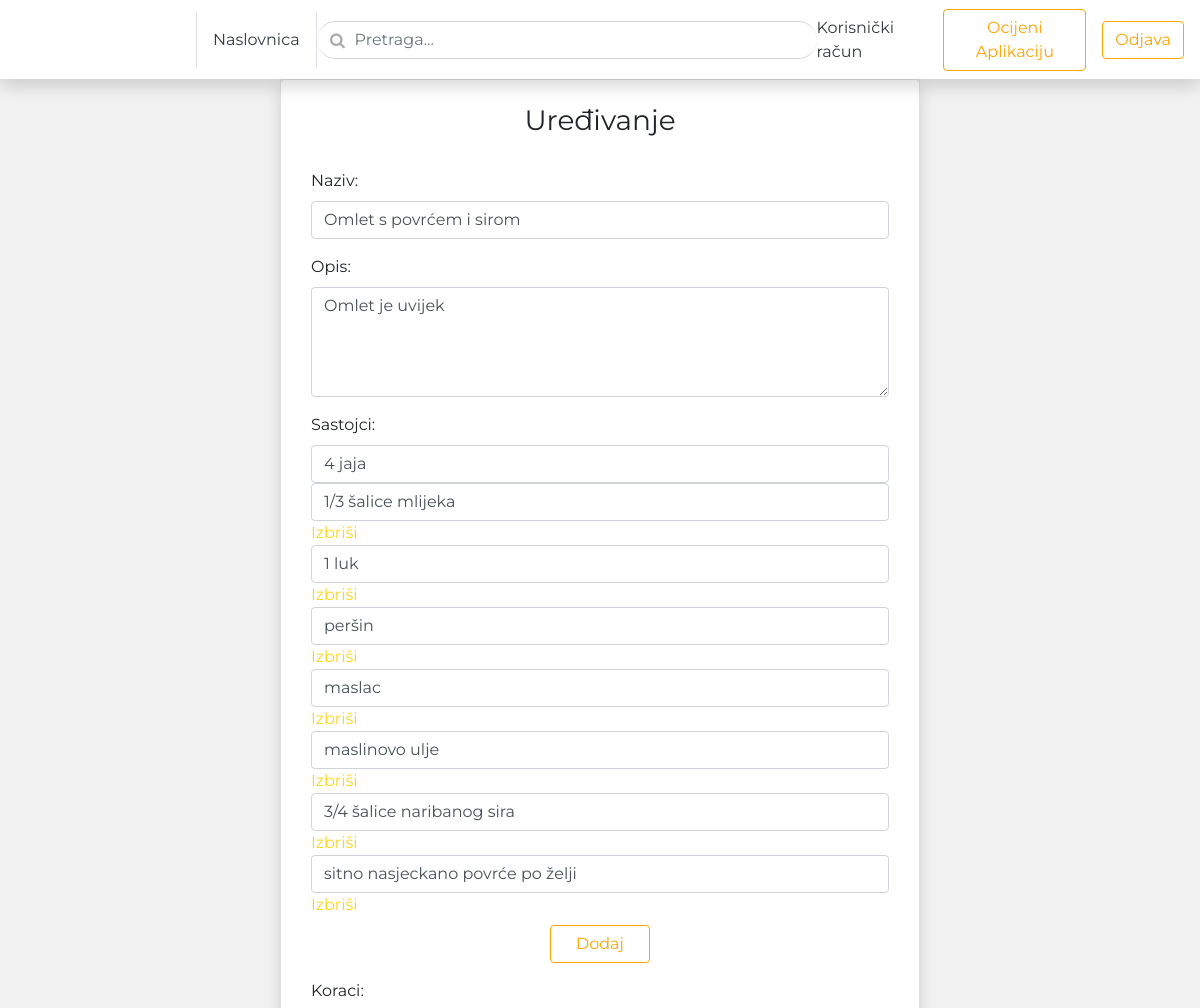
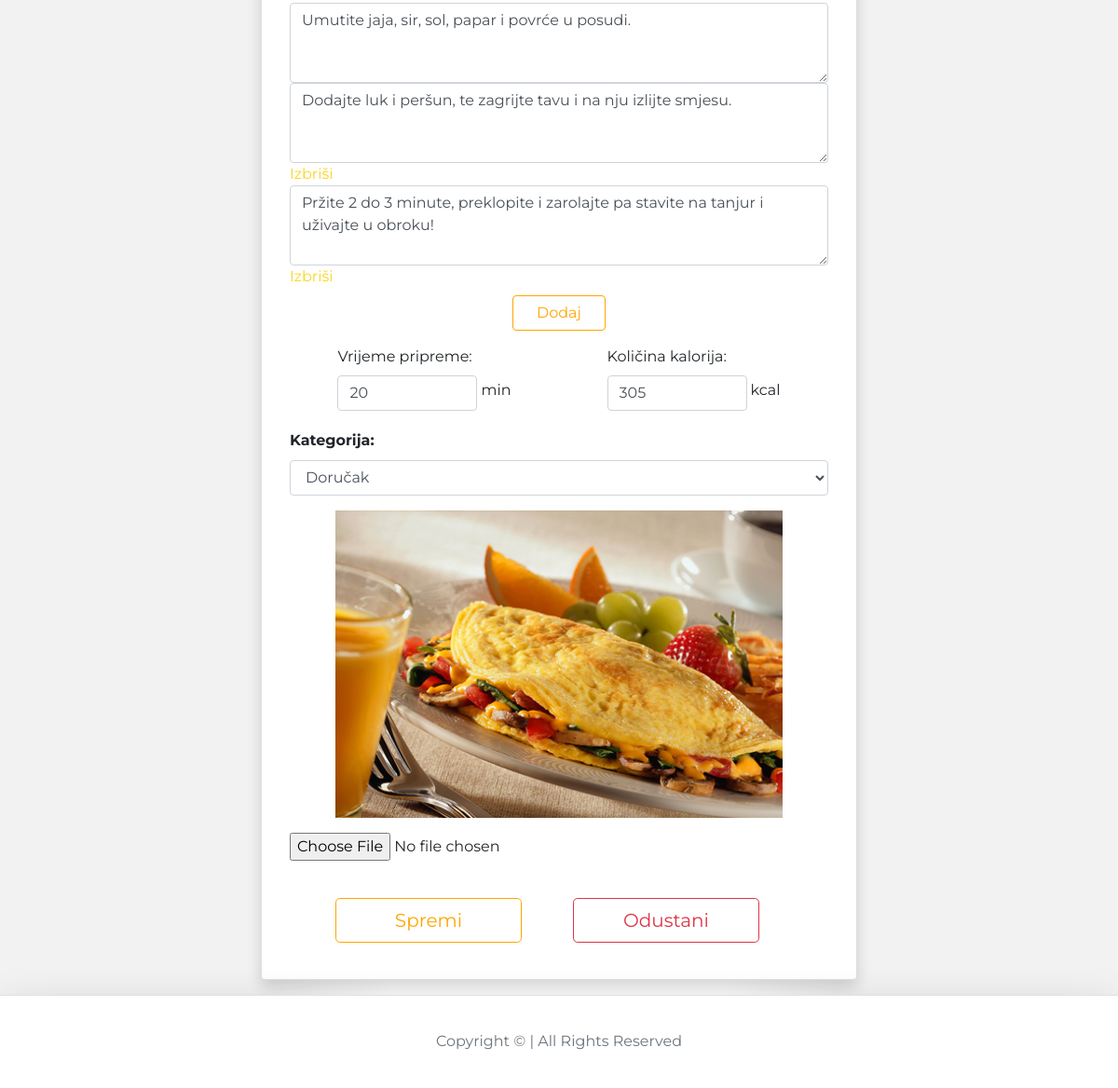
Page /blog/admin-omlet-s-povrcem-i-sirom/edit (signed in) on the committed database (2 pictures, top to bottom).
### blog/models.py (models this page shows, shortened)
class BlogPost(models.Model):
    title           = models.CharField(max_length=50, null=False, blank=False)
    body            = models.TextField(max_length=500, null=False, blank=False)
    image           = models.ImageField(upload_to=upload_location, null=False, blank=False)
    date_published  = models.DateTimeField(auto_now_add=True, verbose_name="date published")
    date_updated    = models.DateTimeField(auto_now=True, verbose_name="date updated")
    author          = models.ForeignKey(settings.AUTH_USER_MODEL, on_delete=models.CASCADE)
    category        = models.IntegerField(verbose_name="Kategorija", choices=CATEGORY_CHOICES, default=0)
    slug            = models.SlugField(blank=True, unique=True)
    time            = models.IntegerField(null=True, blank=True)
    calories        = models.IntegerField(null=True, blank=True)
    favorite        = models.ManyToManyField("account.Account", related_name="favorite", blank=True)
    ingredient_0    = models.CharField(max_length=100, null=True, blank=True)
    ingredient_1    = models.CharField(max_length=100, null=True, blank=True)
    ingredient_2    = models.CharField(max_length=100, null=True, blank=True)
    ingredient_3    = models.CharField(max_length=100, null=True, blank=True)
    ingredient_4    = models.CharField(max_length=100, null=True, blank=True)
    ingredient_5    = models.CharField(max_length=100, null=True, blank=True)
    ingredient_6    = models.CharField(max_length=100, null=True, blank=True)
    ingredient_7    = models.CharField(max_length=100, null=True, blank=True)
    ingredient_8    = models.CharField(max_length=100, null=True, blank=True)
    ingredient_9    = models.CharField(max_length=100, null=True, blank=True)
    ingredient_10    = models.CharField(max_length=100, null=True, blank=True)
    ingredient_11    = models.CharField(max_length=100, null=True, blank=True)
    ingredient_12    = models.CharField(max_length=100, null=True, blank=True)
    ingredient_13    = models.CharField(max_length=100, null=True, blank=True)
    ingredient_14    = models.CharField(max_length=100, null=True, blank=True)
    ingredient_15    = models.CharField(max_length=100, null=True, blank=True)
    ingredient_16    = models.CharField(max_length=100, null=True, blank=True)
    ingredient_17    = models.CharField(max_length=100, null=True, blank=True)
    ingredient_18    = models.CharField(max_length=100, null=True, blank=True)
    ingredient_19    = models.CharField(max_length=100, null=True, blank=True)
    step_0    = models.CharField(max_length=500, null=True, blank=True)
    step_1    = models.CharField(max_length=500, null=True, blank=True)
    step_2    = models.CharField(max_length=500, null=True, blank=True)
    step_3    = models.CharField(max_length=500, null=True, blank=True)
    step_4    = models.CharField(max_length=500, null=True, blank=True)
    step_5    = models.CharField(max_length=500, null=True, blank=True)
    step_6    = models.CharField(max_length=500, null=True, blank=True)
    step_7    = models.CharField(max_length=500, null=True, blank=True)
    step_8    = models.CharField(max_length=500, null=True, blank=True)
    step_9    = models.CharField(max_length=500, null=True, blank=True)
    step_10    = models.CharField(max_length=500, null=True, blank=True)
    step_11    = models.CharField(max_length=500, null=True, blank=True)
    step_12    = models.CharField(max_length=500, null=True, blank=True)
    step_13    = models.CharField(max_length=500, null=True, blank=True)
    step_14    = models.CharField(max_length=500, null=True, blank=True)
    step_15    = models.CharField(max_length=500, null=True, blank=True)
    step_16    = models.CharField(max_length=500, null=True, blank=True)
    step_17    = models.CharField(max_length=500, null=True, blank=True)
    step_18    = models.CharField(max_length=500, null=True, blank=True)
    step_19    = models.CharField(max_length=500, null=True, blank=True)

### blog/views.py (the view, shortened to what this page needs)
# urls.py: path('<slug>/edit', edit_blog_view, name="edit"),
def edit_blog_view(request, slug):
    context = {}
    user = request.user
    if not user.is_authenticated:
        return redirect("must_authenticate")
    blog_post = get_object_or_404(BlogPost, slug=slug)
    if blog_post.author != user:
        return HttpResponse("Niste autor ove objave.")
    form = UpdateBlogPostForm(
        initial = {
            "title": blog_post.title,
            "body": blog_post.body,
            "category": blog_post.category,
            "get_category_display": blog_post.get_category_display,
            "image": blog_post.image,
            "time": blog_post.time,
            "calories": blog_post.calories,
            "ingredient_0": blog_post.ingredient_0,
            "ingredient_1": blog_post.ingredient_1,
            "ingredient_2": blog_post.ingredient_2,
            "ingredient_3": blog_post.ingredient_3,
            "ingredient_4": blog_post.ingredient_4,
            "ingredient_5": blog_post.ingredient_5,
            "ingredient_6": blog_post.ingredient_6,
            "ingredient_7": blog_post.ingredient_7,
            "ingredient_8": blog_post.ingredient_8,
            "ingredient_9": blog_post.ingredient_9,
            "ingredient_10": blog_post.ingredient_10,
            "ingredient_11": blog_post.ingredient_11,
            "ingredient_12": blog_post.ingredient_12,
            "ingredient_13": blog_post.ingredient_13,
            "ingredient_14": blog_post.ingredient_14,
            "ingredient_15": blog_post.ingredient_15,
            "ingredient_16": blog_post.ingredient_16,
            "ingredient_17": blog_post.ingredient_17,
            "ingredient_18": blog_post.ingredient_18,
            "ingredient_19": blog_post.ingredient_19,
            "step_0": blog_post.step_0,
            "step_1": blog_post.step_1,
            "step_2": blog_post.step_2,
            "step_3": blog_post.step_3,
            "step_4": blog_post.step_4,
            "step_5": blog_post.step_5,
            "step_6": blog_post.step_6,
            "step_7": blog_post.step_7,
            "step_8": blog_post.step_8,
            "step_9": blog_post.step_9,
            "step_10": blog_post.step_10,
            "step_11": blog_post.step_11,
            "step_12": blog_post.step_12,
            "step_13": blog_post.step_13,
            "step_14": blog_post.step_14,
            "step_15": blog_post.step_15,
            "step_16": blog_post.step_16,
            "step_17": blog_post.step_17,
            "step_18": blog_post.step_18,
            "step_19": blog_post.step_19,
        }
    )
    context['form'] = form
    return render(request, 'blog/edit_blog.html', context)

### blog/templates/blog/edit_blog.html (shortened to what this page needs)
{% extends 'index.html' %}
{% block content %}
<div class="container">
	<div class="row">
		<div class="col-lg-8 offset-lg-2 card shadow mb-3">
			<h1 class="h3 mb-3 font-weight-normal text-center mt-4">Uređivanje</h1>
			<form class="create-form" method="post" enctype="multipart/form-data">{% csrf_token %}
				<div class="form-group">
					<label for="id_title">Naziv:</label>
					<input class="form-control" type="text" name="title" id="id_title" maxlength="49" placeholder="Unesi naziv" value="{{form.initial.title}}" required autofocus>
				</div>
				<div class="form-group">
					<label for="id_body">Opis:</label>
					<textarea class="form-control" rows="4" type="text" name="body" id="id_body" maxlength="499" placeholder="Ovdje unesi opis recepta..."
					required>{{form.initial.body}}</textarea>
                </div>
				<div class="form-group">
                    <label for="id_ingredient">Sastojci:</label>
                    <div class="input_fields_wrap">
                        <div>
                            <input type="text" class="form-control broj" maxlength="90" name="ingredient_0" value="{{form.initial.ingredient_0}}">
                        </div>
						{% if form.initial.ingredient_1 %}
						<div>
                            <input type="text" class="form-control broj" maxlength="90" name="ingredient_1" value="{{form.initial.ingredient_1}}">
							<a href="#" class="remove_field">Izbriši</a>
                        </div>
						{% endif %}
						{% if form.initial.ingredient_2 %}
						<div>
                            <input type="text" class="form-control broj" maxlength="90" name="ingredient_2" value="{{form.initial.ingredient_2}}">
							<a href="#" class="remove_field">Izbriši</a>
                        </div>
						{% endif %}
						{% if form.initial.ingredient_3 %}
						<div>
                            <input type="text" class="form-control broj" maxlength="90" name="ingredient_3" value="{{form.initial.ingredient_3}}">
							<a href="#" class="remove_field">Izbriši</a>
                        </div>
						{% endif %}
						{% if form.initial.ingredient_4 %}
						<div>
                            <input type="text" class="form-control broj" maxlength="90" name="ingredient_4" value="{{form.initial.ingredient_4}}">
							<a href="#" class="remove_field">Izbriši</a>
                        </div>
						{% endif %}
						{% if form.initial.ingredient_5 %}
						<div>
                            <input type="text" class="form-control broj" maxlength="90" name="ingredient_5" value="{{form.initial.ingredient_5}}">
							<a href="#" class="remove_field">Izbriši</a>
                        </div>
						{% endif %}
						{% if form.initial.ingredient_6 %}
						<div>
                            <input type="text" class="form-control broj" maxlength="90" name="ingredient_6" value="{{form.initial.ingredient_6}}">
							<a href="#" class="remove_field">Izbriši</a>
                        </div>
						{% endif %}
						{% if form.initial.ingredient_7 %}
						<div>
                            <input type="text" class="form-control broj" maxlength="90" name="ingredient_7" value="{{form.initial.ingredient_7}}">
							<a href="#" class="remove_field">Izbriši</a>
                        </div>
						{% endif %}
                    </div>
                    <div class="mt-2">
                        <button class="m-auto btn btn-outline-primary btn-block add-button add_field_button">Dodaj</button>
                    </div>
                </div>
				<div class="form-group">
                    <label for="id_step">Koraci:</label>
                    <div class="input_fields_wrap_step">
                        <div>
                            <textarea type="text" rows="3" class="form-control broj-step" maxlength="499" name="step_0">{{form.initial.step_0}}</textarea>
                        </div>
						{% if form.initial.step_1 %}
						<div>
                            <textarea type="text" rows="3" class="form-control broj-step" maxlength="499" name="step_1">{{form.initial.step_1}}</textarea>
							<a href="#" class="remove_field">Izbriši</a>
                        </div>
						{% endif %}
						{% if form.initial.step_2 %}
						<div>
                            <textarea type="text" rows="3" class="form-control broj-step" maxlength="499" name="step_2">{{form.initial.step_2}}</textarea>
							<a href="#" class="remove_field">Izbriši</a>
                        </div>
						{% endif %}
                    </div>
                    <div class="mt-2">
                        <button class="m-auto btn btn-outline-primary btn-block add-button add_field_button_step">Dodaj</button>
                    </div>
                </div>
                <div class="row m-auto pb-3">
                    <div class="form-group m-auto">
                        <label for="id_time">Vrijeme pripreme:</label>
                        <div class="row m-auto">
                            <input class="form-control sirina" type="number" min="0" name="time" id="id_time" placeholder="Vrijeme" value="{{form.initial.time}}" required>
                            <p class="mt-1 ml-1">min</p>
                        </div>
                    </div>
                    <div class="form-group m-auto">
                        <label for="id_calories">Količina kalorija:</label>
                        <div class="row m-auto">
                            <input class="form-control sirina" type="number" min="0" name="calories" id="id_calories" placeholder="Kalorije" value="{{form.initial.calories}}" required>
                            <p class="mt-1 ml-1">kcal</p>
                        </div>
                    </div>
                </div>
                <div class="form-group">
					<h6 class="card-title">Kategorija:</h3>
                    <select class="form-select form-select-lg form-control" id="inputCategory" name="category" required>
                        <option value="{{form.initial.category}}"selected>{{form.initial.get_category_display}}</option>
                    </select>
                </div>
				<div class="form-group image-group" id="id_image_group">
				</div>
				<input type="file" name="image" id="id_image_file" accept="image/*" onchange="readURL(this)">
				<div class="row p-4">
					<div class="col m-auto">
						<button class="submit-button btn btn-lg btn-outline-primary btn-block m-auto" type="submit">Spremi</button>
					</div>
					<div class="col m-auto">
						<a href="javascript:window.history.back()" class="submit-button btn btn-lg btn-outline-danger btn-block">Odustani</a>
					</div>
				</div>
			</form>
		</div>
	</div>
</div>
{% endblock content %}

### templates/snippets/header.html (style rules this page uses)
@media (min-width: 768px) { html { font-size: 16px; } }
.container { max-width: 960px; }
.btn-outline-primary, .btn-outline-primary:visited { color: orange !important; border-color: orange !important; }
.card-title { font-weight: bold; }

### templates/snippets/index_css.html (style rules this page uses)
body { background-color: #f2f2f2; background-image: linear-gradient(to right, rgba(255,255,255,0) 0%, rgba(255,255,255,0) 15%, rgba(255,255,255,0) 25%, rgba(255,255,255,1) 35%, rgba(255,255,255,1) 50%, rgba(255,255,255,1) 65%, rgba(255,255,255,0) 75%, rgba(255,255,255,0) 85%, rgba(255,255,255,0) 100%); z-index: -1; position: relative; font-family: Montserrat; src: url(Montserrat-Light.ttf); }
a { color: #fad620; transition: 0.3s; }

### blog/templates/blog/edit_blog.html (style rules this page uses)
.create-form { width: 100%; max-width: 100%; padding: 15px; margin: auto; }
.submit-button { max-width: 200px; }
.image-group { position: relative; text-align: center; cursor:pointer; }
.add-button { max-width: 100px; }
.sirina { max-width: 150px; }

### rows in the picture
BlogPost: title "Omlet s povrćem i sirom", body "Omlet je uvijek", ingredient_0 "4 jaja", ingredient_1 "1/3 šalice mlijeka", ingredient_2 "1 luk", ingredient_3 "peršin", ingredient_4 "maslac", ingredient_5 "maslinovo ulje", ingredient_6 "3/4 šalice naribanog sira", ingredient_7 "sitno nasjeckano povrće po želji", step_0 "Umutite jaja, sir, sol, papar i povrće u posudi.", step_1 "Dodajte luk i peršun, te zagrijte tavu i na nju izlijte smjesu.", step_2 "Pržite 2 do 3 minute, preklopite i zarolajte pa stavite na tanjur i uživajte u obroku!", category "Doručak"
